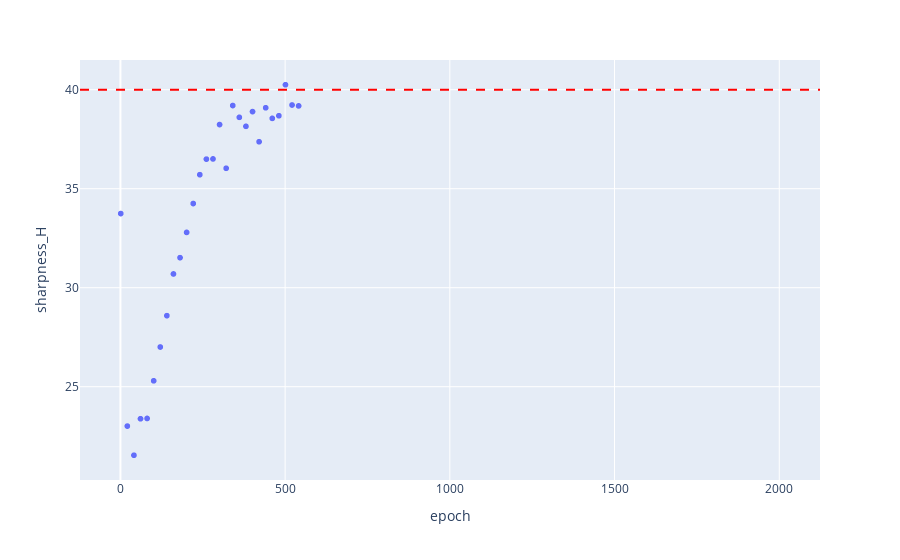

The code cell stored with this chart in its notebook:
### Code cell
fig = px.scatter(out[out['model_id']==15], x='epoch', y='sharpness_H')
fig.add_hline(y=2/0.05, line_dash="dash", line_color="red")
fig.show()

### Figure 1 — Plotly figure (JSON) as saved in the notebook; plotly's stock layout.template omitted (floating-point values rounded to 4 significant figures; data arrays with more than 128 entries replaced by an {"elided": "..."} marker saying what was removed)
{"data": [{"hovertemplate": "epoch=%{x}<br>sharpness_H=%{y}<extra></extra>", "legendgroup": "", "marker": {"color": "#636efa", "symbol": "circle"}, "mode": "markers", "name": "", "showlegend": false, "x": {"elided": "2000 int values"}, "xaxis": "x", "y": {"elided": "2000 float values"}, "yaxis": "y", "type": "scattergl"}], "layout": {"xaxis": {"anchor": "y", "domain": [0.0, 1.0], "title": {"text": "epoch"}}, "yaxis": {"anchor": "x", "domain": [0.0, 1.0], "title": {"text": "sharpness_H"}}, "legend": {"tracegroupgap": 0}, "margin": {"t": 60}, "shapes": [{"line": {"color": "red", "dash": "dash"}, "type": "line", "x0": 0, "x1": 1, "xref": "x domain", "y0": 40.0, "y1": 40.0, "yref": "y"}]}}
